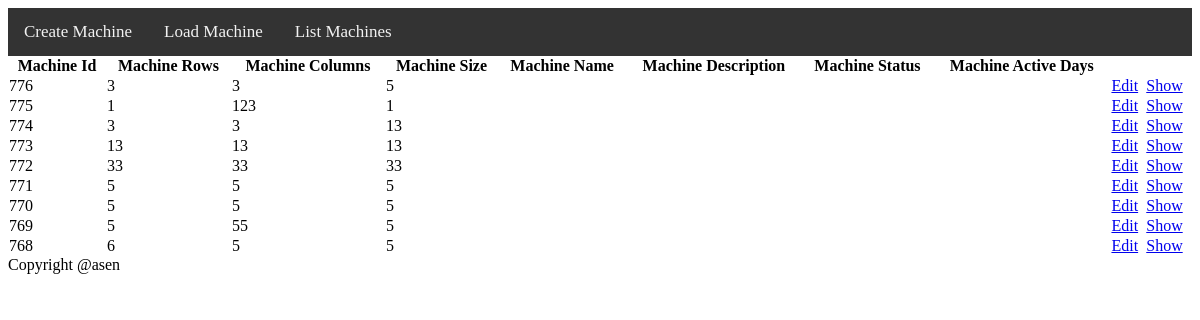
The page /?action=displayMachineView on the database as committed earlier.
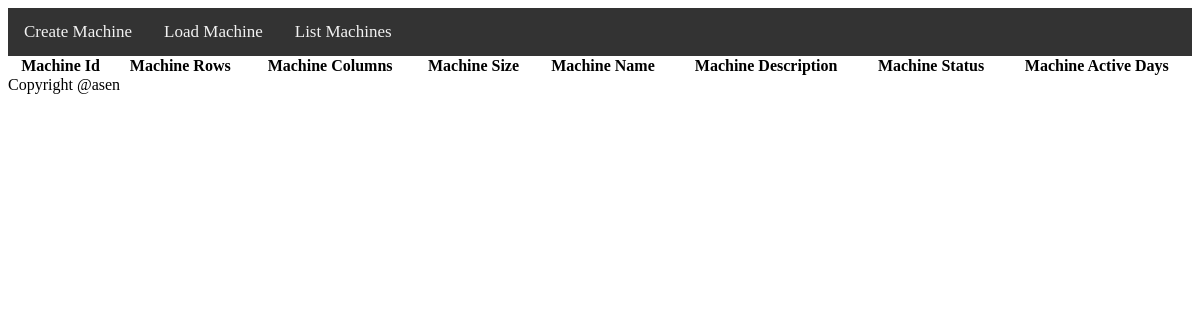
The same page on the database as committed later.
### tables this page shows
CREATE TABLE `vending_machines` (
  `vending_machine_id`           INT(11)                    NOT NULL,
  `vending_machine_rows`         INT(11)                    NOT NULL,
  `vending_machine_columns`      INT(11)                    NOT NULL,
  `vending_machine_size`         INT(11)                    NOT NULL,
  `vending_machine_date_created` DATETIME                   NOT NULL,
  `vending_machine_date_updated` DATETIME                   NOT NULL,
  `vending_machine_status_id`    INT(11)                    NOT NULL,
  `vending_machine_desc`         VARCHAR(200) NOT NULL,
  `vending_machine_name`         VARCHAR(50) NOT NULL
);

### public/index.php (called while the page is built, shortened)
<?php
include_once __DIR__ . '/../controller/VendingMachineController.php';
if (!isset($_GET['action'])) {
    $action = 'default';
} else {
    $action = $_GET['action'];
}
switch ($action) {
    case 'displayMachineView':
        $machineData = VendingMachineController::displayMachine();
        $include = '../view/machine.php';
        break;
}
include '../view/header.php';
include "$include";
include '../view/footer.php';

### controller/VendingMachineController.php (called while the page is built, shortened)
<?php
include_once __DIR__ . '/../model/DAO/MachineDAO.php';
include_once __DIR__ . '/../model/DAO/ActiveDaysDAO.php';
include_once __DIR__ . '/../model/DAO/StatusDAO.php';
include_once __DIR__ . '/../model/DAO/DaysDAO.php';
class VendingMachineController
{
    public static function displayMachine()
    {
        $counter = 0;
        $machine = new MachineDAO();
        $status = new StatusDAO();
        $days = new ActiveDaysDAO();
        $machineData['machineData'] = $machine->selectAll();
        foreach ($machineData['machineData'] as $machine) {
            $statusData = $status->select([$machine['vendingMachineStatusId']]);
            $daysData = $days->selectAllById([$machine['vendingMachineId']]);
            $machineData['machineData'][$counter]['vendingMachineDays'] = $daysData;
            $machineData['machineData'][$counter++]['vendingMachineStatus'] = $statusData['status'];
        }
        $machineData['daysList'] = VendingMachineController::machineDaysView();
        return $machineData;
    }
    public static function machineDaysView()
    {
        $daysDb = new DaysDAO();
        $daysData = $daysDb->selectAll();
        return $daysData;
    }
}

### model/DbConnector.php (called while the page is built, shortened)
<?php
class DbConnector
{
    private $dataBase;
    public function __construct()
    {
        try {
            $this->dataBase = new \PDO(self::DSN, self::USER, self::PASSWORD);
            $this->dataBase->setAttribute(\PDO::ATTR_ERRMODE, \PDO::ERRMODE_EXCEPTION);
        } catch (\PDOException $e) {
            echo 'Connection failed: ' . $e->getMessage();
        }
    }
    public function closeConnection()
    {
        $this->dataBase = null;
    }
    public function selectByIdQuery($sql, $parameters)
    {
        $query = $this->dataBase->prepare($sql);
        $counter = 1;
        foreach ($parameters as $param) {
            $query->bindValue($counter, $param);
            $counter++;
        }
        try {
            $query->execute();
        } catch (\PDOException $e) {
            echo $e->getMessage();
        }
        $camelCaseQuery = [];
        $result = $query->fetch();
        return $camelCaseQuery;
    }
    public function selectAllByIdQuery($sql, $parameters)
    {
        $query = $this->dataBase->prepare($sql);
        $counter = 1;
        foreach ($parameters as $param) {
            $query->bindValue($counter, $param);
            $counter++;
        }
        try {
            $query->execute();
        } catch (\PDOException $e) {
            echo $e->getMessage();
        }
        $camelCaseQuery = [];
        $result = $query->fetchAll();
        return $camelCaseQuery;
    }
    public function selectAllQuery($sql)
    {
        $query = $this->dataBase->prepare($sql);
        try {
            $query->execute();
        } catch (\PDOException $e) {
            echo 'Connection failed: ' . $e->getMessage();
        }
        $camelCaseQuery = [];
        $result = $query->fetchAll();
        if ($result) {
            foreach ($result as $item) {
                $camelKeys = [];
                foreach ($item as $key => $value) {
                    $camelKey = lcfirst(implode('', array_map('ucfirst', explode('_', $key))));
                    $camelKeys[] = $camelKey;
                }
                $value2 = array_combine($camelKeys, $item);
                $camelCaseQuery[] = $value2;
            }
        }
        return $camelCaseQuery;
    }
}

### model/DAO/MachineDAO.php (called while the page is built, shortened)
<?php
include_once __DIR__ . '/../DbConnector.php';
class MachineDAO implements CRUDInterface
{
    public function selectAll()
    {
        $sql = 'SELECT * FROM `vending_machines` ORDER BY vending_machine_id DESC ';
        $db = new DbConnector();
        $data = $db->selectAllQuery($sql);
        return $data;
    }
}

### model/DAO/StatusDAO.php (called while the page is built, shortened)
<?php
include_once __DIR__ . '/../DbConnector.php';
class StatusDAO implements CRUDInterface
{
    public function select($statusId)
    {
        $sql = 'SELECT * FROM `status` WHERE status_id = ?';
        $db = new DbConnector();
        $data = $db->selectByIdQuery($sql, $statusId);
        return $data;
    }
}

### model/DAO/ActiveDaysDAO.php (called while the page is built, shortened)
<?php
include_once __DIR__ . '/../DbConnector.php';
class ActiveDaysDAO implements CRUDInterface
{
    public function selectAllById($machineId)
    {
        $sql = 'SELECT * FROM `active_days` WHERE machine_id = ? ';
        $db = new DbConnector();
        $data = $db->selectAllByIdQuery($sql, $machineId);
        return $data;
    }
}

### model/DAO/DaysDAO.php (called while the page is built, shortened)
<?php
include_once __DIR__ . '/../DbConnector.php';
class DaysDAO implements CRUDInterface
{
    public function selectAll()
    {
        $sql = 'SELECT * FROM `days` ';
        $db = new DbConnector();
        $data = $db->selectAllQuery($sql);
        return $data;
    }
}

### view/machine.php (the view, shortened to what this page needs)
<table id="machinelist" class="display" cellspacing="0" width="100%">
    <tr>
        <th>Machine Id</th>
        <th>Machine Rows</th>
        <th>Machine Columns</th>
        <th>Machine Size</th>
        <th>Machine Name</th>
        <th>Machine Description</th>
        <th>Machine Status</th>
        <th>Machine Active Days</th>
    </tr>
    <?php
    foreach ($machineData['machineData'] as $value): ?>
        <tr>
            <td> <?php echo $value['vendingMachineId']; ?> </td>
            <td> <?php echo $value['vendingMachineRows']; ?> </td>
            <td> <?php echo $value['vendingMachineColumns']; ?> </td>
            <td> <?php echo $value['vendingMachineSize']; ?> </td>
            <td> <?php echo $value['vendingMachineName']; ?> </td>
            <td> <?php echo $value['vendingMachineDesc']; ?> </td>
            <td> <?php echo $value['vendingMachineStatus']; ?> </td>
            <td> <?php foreach ($value['vendingMachineDays'] as $activeDay) {
                } ?> </td>
            <td><a href="index.php?action=editMachineView&machineId= <?php echo $value['vendingMachineId']; ?>">Edit</a>
            <td><a href="index.php?action=showContent&machineId= <?php echo $value['vendingMachineId']; ?>">Show</a>
            </td>
        </tr>
    <?php endforeach; ?>
</table>

### view/header.php
<!DOCTYPE html>
<html>
<head>
    <link rel="stylesheet" type="text/css" href="css/style.css">
</head>
<body>
<div class="topnav" id="myTopnav">
    <a href="?action=createMachineView">Create Machine</a>
    <a href="?action=loadMachineView">Load Machine</a>
    <a href="?action=displayMachineView">List Machines</a>
</div>

### view/footer.php
<div>Copyright @asen</div>
</body>
</html>

### public/css/style.css (style rules this page uses)
.topnav { background-color: #333; overflow: hidden; }
.topnav a { float: left; display: block; color: #f2f2f2; text-align: center; padding: 14px 16px; text-decoration: none; font-size: 17px; }

Rows that differ between the two databases and show on the page:
removed vending_machines: vending_machine_id "776", vending_machine_rows "3", vending_machine_columns "3", vending_machine_size "5"
removed vending_machines: vending_machine_id "775", vending_machine_rows "1", vending_machine_columns "123", vending_machine_size "1"
removed vending_machines: vending_machine_id "774", vending_machine_rows "3", vending_machine_columns "3", vending_machine_size "13"
removed vending_machines: vending_machine_id "773", vending_machine_rows "13", vending_machine_columns "13", vending_machine_size "13"
removed vending_machines: vending_machine_id "772", vending_machine_rows "33", vending_machine_columns "33", vending_machine_size "33"
removed vending_machines: vending_machine_id "771", vending_machine_rows "5", vending_machine_columns "5", vending_machine_size "5"
removed vending_machines: vending_machine_id "770", vending_machine_rows "5", vending_machine_columns "5", vending_machine_size "5"
removed vending_machines: vending_machine_id "769", vending_machine_rows "5", vending_machine_columns "55", vending_machine_size "5"
removed vending_machines: vending_machine_id "768", vending_machine_rows "6", vending_machine_columns "5", vending_machine_size "5"
